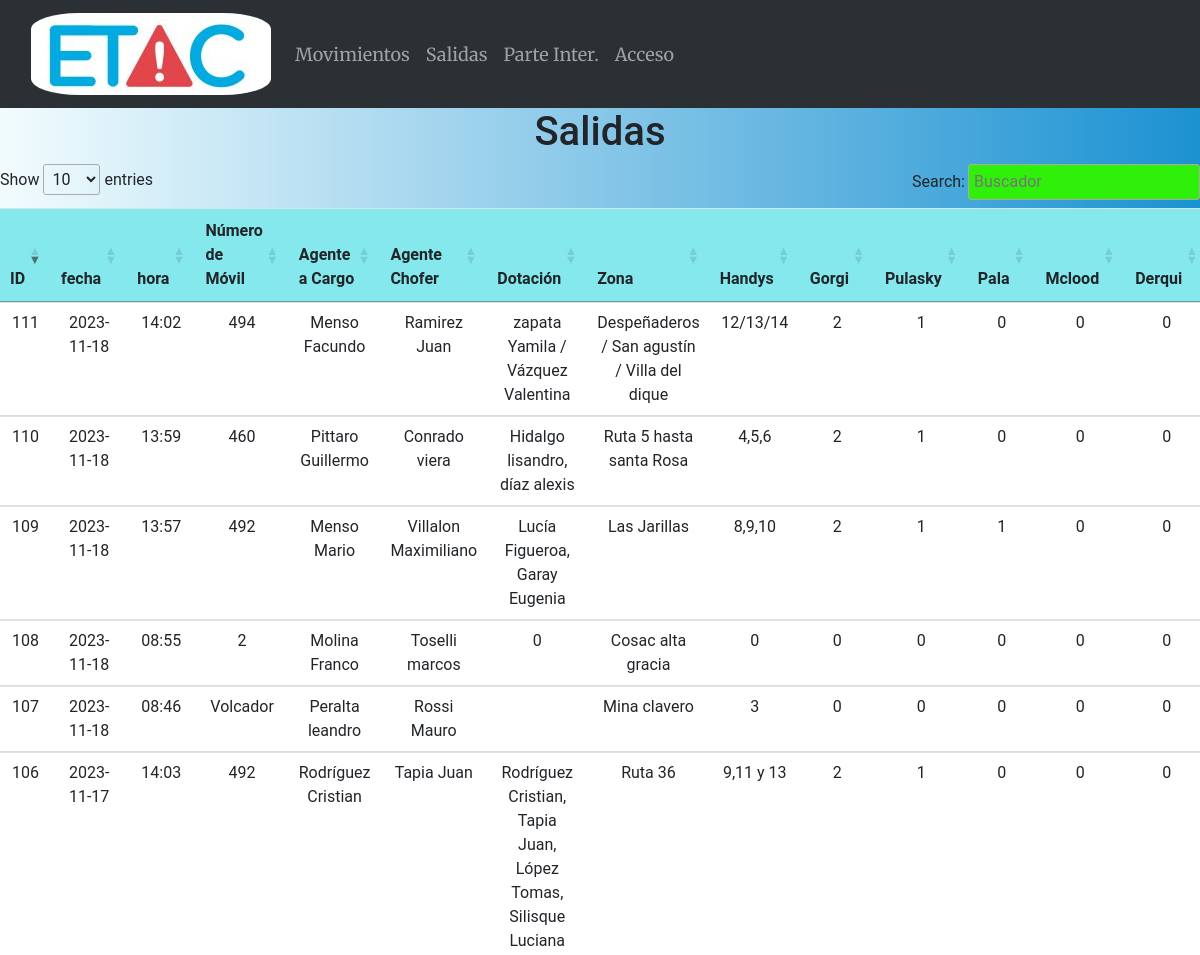
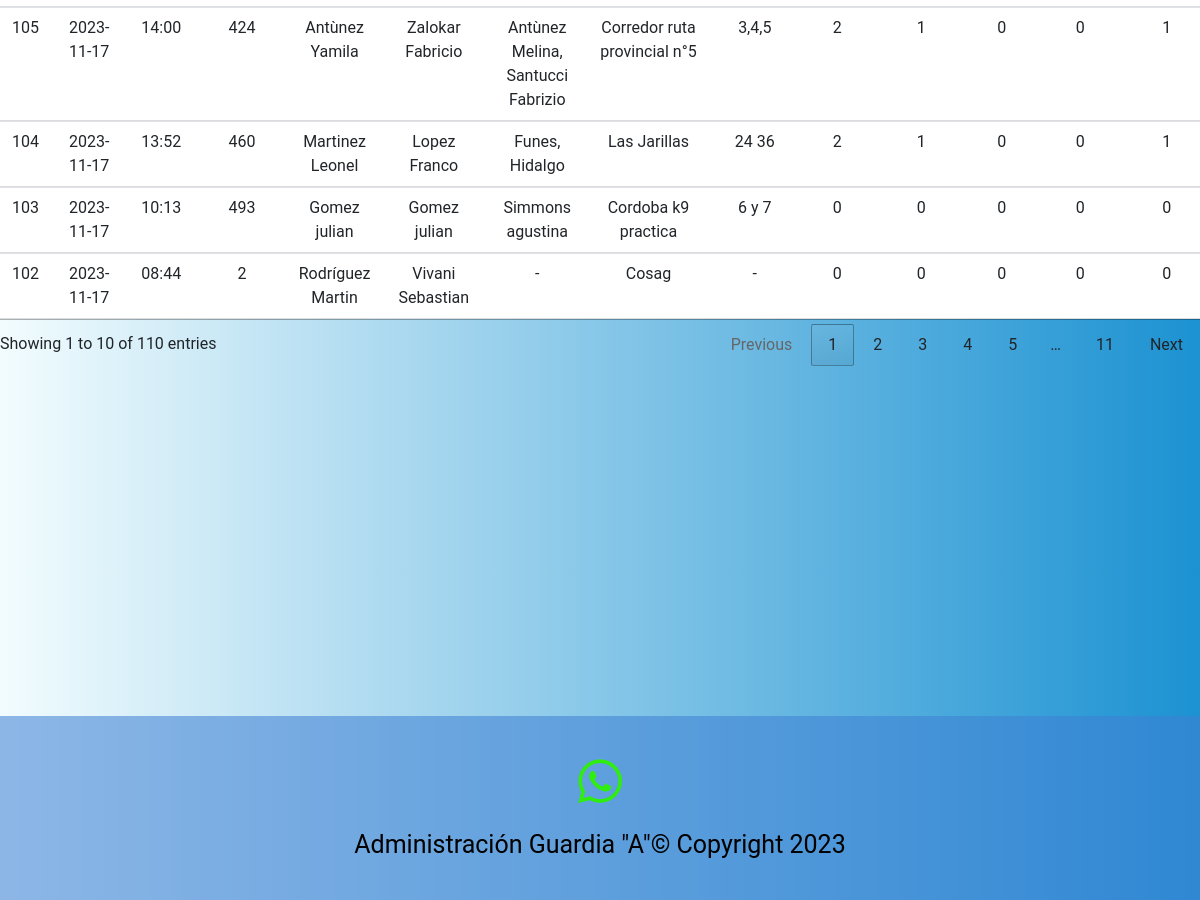
The app's page /salidas, older data (2 pictures, top to bottom).
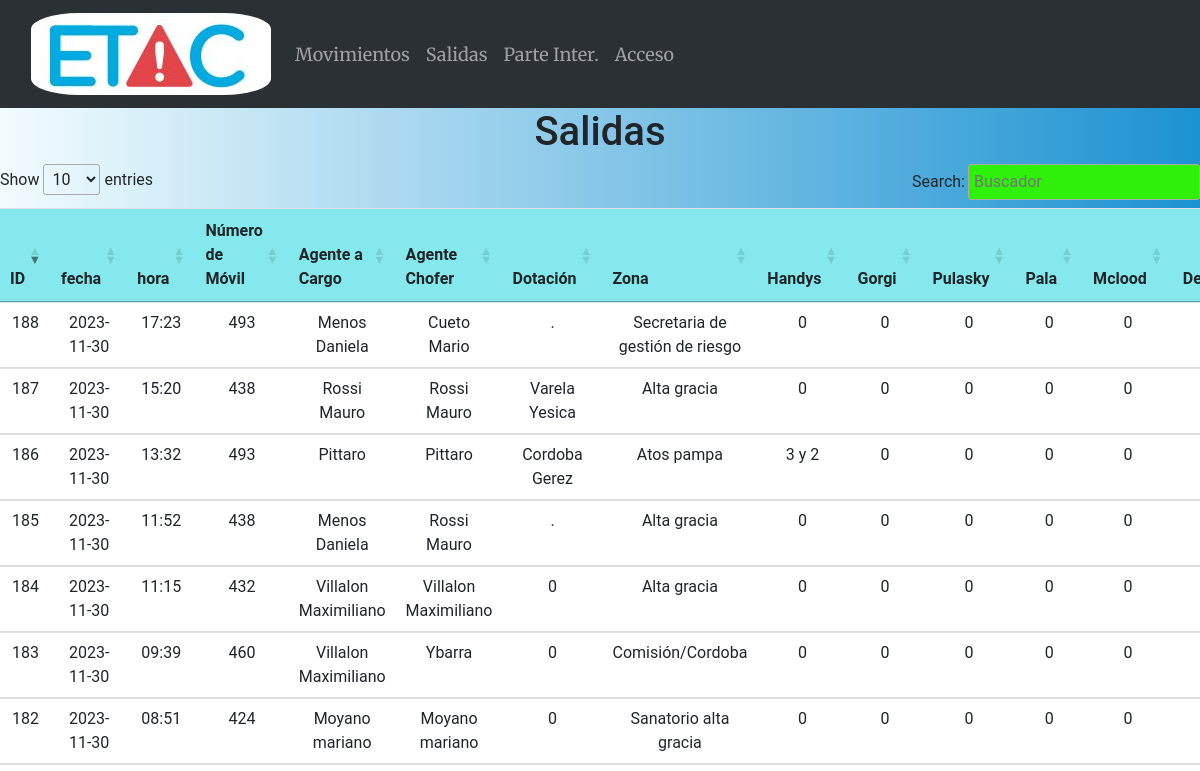
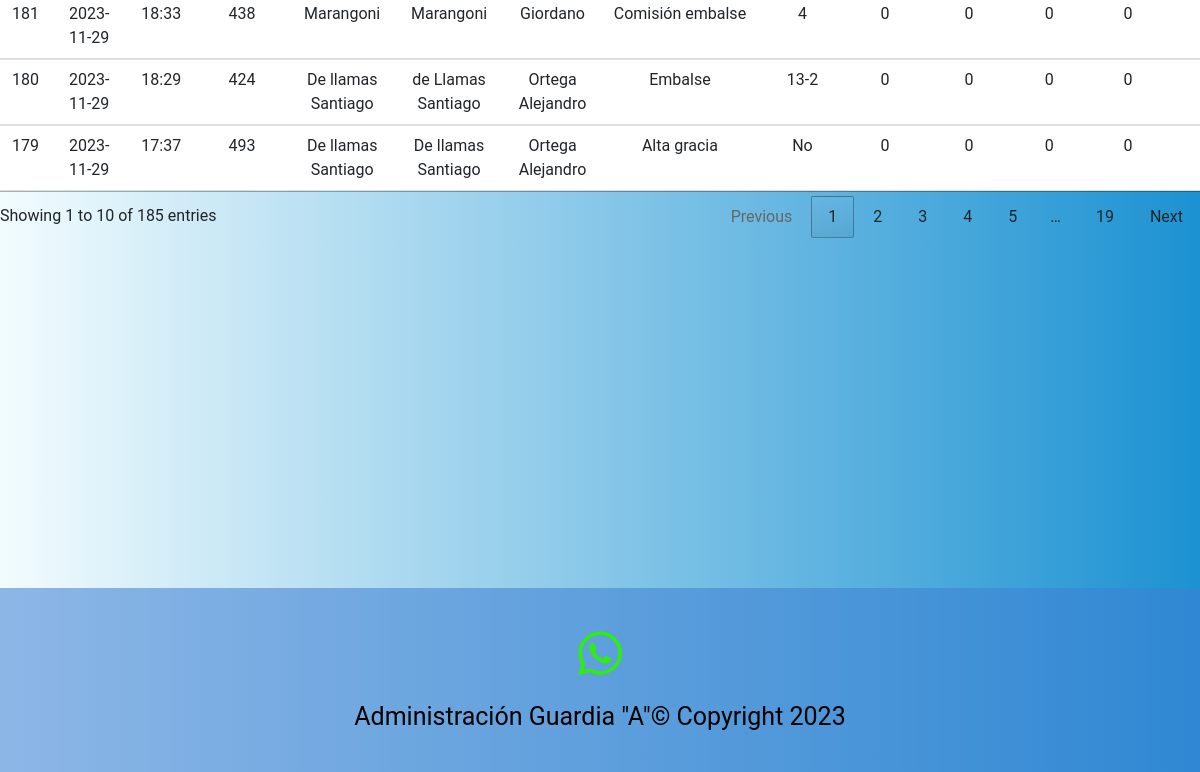
The same page, newer data (2 pictures, top to bottom).
### main.py (models this page shows)
    class Salida(db.Model):
        id = db.Column(db.Integer, primary_key=True)
        fecha = db.Column(db.Date)
        nmovil = db.Column(db.String(100))
        ag_cargo = db.Column(db.String(100))
        ag_chofer = db.Column(db.String(100))
        dotacion = db.Column(db.String(100))
        zona = db.Column(db.String(100))
        handys = db.Column(db.String(100))
        gorgi = db.Column(db.Integer)
        pulasky = db.Column(db.Integer)
        pala = db.Column(db.Integer)
        mclood = db.Column(db.Integer)
        derqui = db.Column(db.Integer)
        bidon_nafta = db.Column(db.Integer)
        bolsa_rescate = db.Column(db.String(100))
        torpedo = db.Column(db.Integer)
        tabla = db.Column(db.Integer)
        conos = db.Column(db.Integer)
        sopladora = db.Column(db.String(100))
        cajon = db.Column(db.String(100))
        chaleco = db.Column(db.Integer)
        odometro = db.Column(db.Integer)
        bolsos_trauma = db.Column(db.Integer)
        herramienta_adicional = db.Column(db.String(100))
        hora = db.Column(db.String(100))

### main.py (the view)
@app.route('/salidas', methods=['GET', 'POST'])
def salidas():
    if request.method == 'POST':
        id_filtro = request.form['id_filtro']
        if id_filtro:
            salidas = Salida.query.filter_by(id=id_filtro).order_by(Salida.id.desc()).all()
        else:
            salidas = Salida.query.order_by(Salida.id.desc()).all()
    else:
        salidas = Salida.query.order_by(Salida.id.desc()).all()
    return render_template('salidas.html', salidas=salidas)

### templates/salidas.html (shortened to what this page needs)
{% extends "base.html" %}
{% block content %}
 <h1>Salidas</h1>
    <table class="tabla_agentes table table-responsive" id="tablacarnet3" >
        <thead>
        <tr>
            <th>ID</th>
            <th>fecha</th>
            <th>hora</th>
            <th>Número de Móvil</th>
            <th>Agente a Cargo</th>
            <th>Agente Chofer</th>
            <th>Dotación</th>
            <th>Zona</th>
            <th>Handys</th>
            <th>Gorgi</th>
            <th>Pulasky</th>
            <th>Pala</th>
            <th>Mclood</th>
            <th>Derqui</th>
        </tr>
        </thead>
        <tbody>
        {% for salida in salidas %}
            <tr>
                <td>{{ salida.id }}</td>
                <td>{{ salida.fecha }}</td>
                <td>{{ salida.hora }}</td>
                <td>{{ salida.nmovil }}</td>
                <td>{{ salida.ag_cargo }}</td>
                <td>{{ salida.ag_chofer }}</td>
                <td>{{ salida.dotacion }}</td>
                <td>{{ salida.zona }}</td>
                <td>{{ salida.handys }}</td>
                <td>{{ salida.gorgi }}</td>
                <td>{{ salida.pulasky }}</td>
                <td>{{ salida.pala }}</td>
                <td>{{ salida.mclood }}</td>
                <td>{{ salida.derqui }}</td>
        </tr>
        {% endfor %}
        </tbody>
    </table>
{% endblock %}

Row changes from the older to the newer data that the page shows:
no longer on this page (row unchanged): Salida: id "111", fecha "2023-11-18", hora "14:02", nmovil "494", ag_cargo "Menso Facundo", ag_chofer "Ramirez Juan", dotacion "zapata Yamila / Vázquez Valentina", zona "Despeñaderos / San agustín / Villa del dique", handys "12/13/14", gorgi "2", pulasky "1", pala "0", mclood "0", derqui "0"
no longer on this page (row unchanged): Salida: id "110", fecha "2023-11-18", hora "13:59", nmovil "460", ag_cargo "Pittaro Guillermo", ag_chofer "Conrado viera", dotacion "Hidalgo lisandro, díaz alexis", zona "Ruta 5 hasta santa Rosa", handys "4,5,6", gorgi "2", pulasky "1", pala "0", mclood "0", derqui "0"
no longer on this page (row unchanged): Salida: id "109", fecha "2023-11-18", hora "13:57", nmovil "492", ag_cargo "Menso Mario", ag_chofer "Villalon Maximiliano", dotacion "Lucía Figueroa, Garay Eugenia", zona "Las Jarillas", handys "8,9,10", gorgi "2", pulasky "1", pala "1", mclood "0", derqui "0"
no longer on this page (row unchanged): Salida: id "108", fecha "2023-11-18", hora "08:55", nmovil "2", ag_cargo "Molina Franco", ag_chofer "Toselli marcos", dotacion "0", zona "Cosac alta gracia", handys "0", gorgi "0", pulasky "0", pala "0", mclood "0", derqui "0"
no longer on this page (row unchanged): Salida: id "107", fecha "2023-11-18", hora "08:46", nmovil "Volcador", ag_cargo "Peralta leandro", ag_chofer "Rossi Mauro", zona "Mina clavero", handys "3", gorgi "0", pulasky "0", pala "0", mclood "0", derqui "0"
no longer on this page (row unchanged): Salida: id "106", fecha "2023-11-17", hora "14:03", nmovil "492", ag_cargo "Rodríguez Cristian", ag_chofer "Tapia Juan", dotacion "Rodríguez Cristian, Tapia Juan, López Tomas, Silisque Luciana", zona "Ruta 36", handys "9,11 y 13", gorgi "2", pulasky "1", pala "0", mclood "0", derqui "0"
no longer on this page (row unchanged): Salida: id "105", fecha "2023-11-17", hora "14:00", nmovil "424", ag_cargo "Antùnez Yamila", ag_chofer "Zalokar Fabricio", dotacion "Antùnez Melina, Santucci Fabrizio", zona "Corredor ruta provincial n°5", handys "3,4,5", gorgi "2", pulasky "1", pala "0", mclood "0", derqui "1"
no longer on this page (row unchanged): Salida: id "104", fecha "2023-11-17", hora "13:52", nmovil "460", ag_cargo "Martinez Leonel", ag_chofer "Lopez Franco", dotacion "Funes, Hidalgo", zona "Las Jarillas", handys "24 36", gorgi "2", pulasky "1", pala "0", mclood "0", derqui "1"
no longer on this page (row unchanged): Salida: id "103", fecha "2023-11-17", hora "10:13", nmovil "493", ag_cargo "Gomez julian", ag_chofer "Gomez julian", dotacion "Simmons agustina", zona "Cordoba k9 practica", handys "6 y 7", gorgi "0", pulasky "0", pala "0", mclood "0", derqui "0"
no longer on this page (row unchanged): Salida: id "102", fecha "2023-11-17", hora "08:44", nmovil "2", ag_cargo "Rodríguez Martin", ag_chofer "Vivani Sebastian", dotacion "-", zona "Cosag", handys "-", gorgi "0", pulasky "0", pala "0", mclood "0", derqui "0"
added Salida: id "188", fecha "2023-11-30", hora "17:23", nmovil "493", ag_cargo "Menos Daniela", ag_chofer "Cueto Mario", dotacion ".", zona "Secretaria de gestión de riesgo", handys "0", gorgi "0", pulasky "0", pala "0", mclood "0"
added Salida: id "187", fecha "2023-11-30", hora "15:20", nmovil "438", ag_cargo "Rossi Mauro", ag_chofer "Rossi Mauro", dotacion "Varela Yesica", zona "Alta gracia", handys "0", gorgi "0", pulasky "0", pala "0", mclood "0"
added Salida: id "186", fecha "2023-11-30", hora "13:32", nmovil "493", ag_cargo "Pittaro", ag_chofer "Pittaro", dotacion "Cordoba Gerez", zona "Atos pampa", handys "3 y 2", gorgi "0", pulasky "0", pala "0", mclood "0"
added Salida: id "185", fecha "2023-11-30", hora "11:52", nmovil "438", ag_cargo "Menos Daniela", ag_chofer "Rossi Mauro", dotacion ".", zona "Alta gracia", handys "0", gorgi "0", pulasky "0", pala "0", mclood "0"
added Salida: id "184", fecha "2023-11-30", hora "11:15", nmovil "432", ag_cargo "Villalon Maximiliano", ag_chofer "Villalon Maximiliano", dotacion "0", zona "Alta gracia", handys "0", gorgi "0", pulasky "0", pala "0", mclood "0"
added Salida: id "183", fecha "2023-11-30", hora "09:39", nmovil "460", ag_cargo "Villalon Maximiliano", ag_chofer "Ybarra", dotacion "0", zona "Comisión/Cordoba", handys "0", gorgi "0", pulasky "0", pala "0", mclood "0"
added Salida: id "182", fecha "2023-11-30", hora "08:51", nmovil "424", ag_cargo "Moyano mariano", ag_chofer "Moyano mariano", dotacion "0", zona "Sanatorio alta gracia", handys "0", gorgi "0", pulasky "0", pala "0", mclood "0"
added Salida: id "181", fecha "2023-11-29", hora "18:33", nmovil "438", ag_cargo "Marangoni", ag_chofer "Marangoni", dotacion "Giordano", zona "Comisión embalse", handys "4", gorgi "0", pulasky "0", pala "0", mclood "0"
added Salida: id "180", fecha "2023-11-29", hora "18:29", nmovil "424", ag_cargo "De llamas Santiago", ag_chofer "de Llamas Santiago", dotacion "Ortega Alejandro", zona "Embalse", handys "13-2", gorgi "0", pulasky "0", pala "0", mclood "0"
added Salida: id "179", fecha "2023-11-29", hora "17:37", nmovil "493", ag_cargo "De llamas Santiago", ag_chofer "De llamas Santiago", dotacion "Ortega Alejandro", zona "Alta gracia", handys "No", gorgi "0", pulasky "0", pala "0", mclood "0"
Text that changed along with them:
text written by a page script: "Show entries Search: Showing 1 to 10 of 110 entries Previous 1 2 3 4 5 … 11 Next" → "Show entries Search: Showing 1 to 10 of 185 entries Previous 1 2 3 4 5 … 19 Next"
